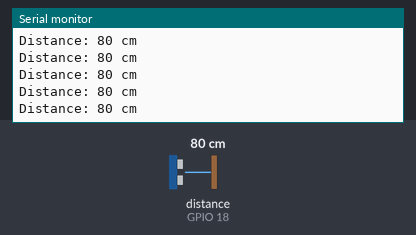
Bench run of a sketch on a simulated ESP32. On the bench: the last lines printed to the serial monitor. Wiring (inferred from the names in the program): ultrasonic range finder: trigger GPIO 5; echo GPIO 18. The test bench sets the inputs (shaded band); at power-on: distance to the obstacle (sensor on GPIO 18) 80 cm. The echo pulse lasts 58.3 µs per cm.

Above: at 1.7 s.
1.8 s: distance to the obstacle (sensor on GPIO 18) set to 2 cm
At 1.87 s:
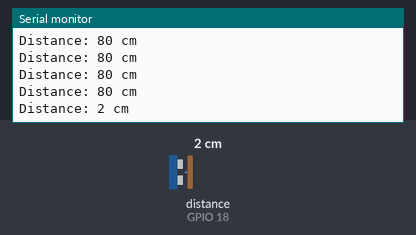
3.3 s: distance to the obstacle (sensor on GPIO 18) set to 4 cm
At 3.38 s:
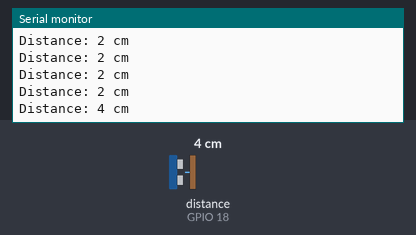
Timing chart, 0 to 6.3 s (numbered marks = the images above; inputs shaded):
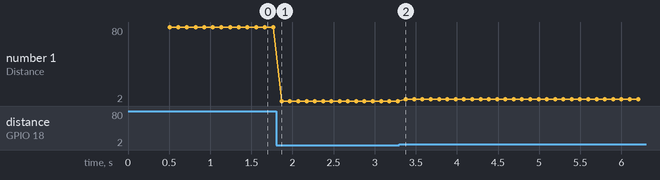

The sketch:

JSN-SR04T_Test.ino
```cpp
#define echoPin 18 // attach pin GPIO18 to pin Echo of JSN-SR04
#define trigPin 5  // attach pin GPIO5 ESP32 to pin Trig of JSN-SR04

long duration; // Time taken for the pulse to reach the receiver
int distance;

void setup()
{
  pinMode(trigPin, OUTPUT);
  pinMode(echoPin, INPUT);
  Serial.begin(9600);
  Serial.println("Distance measurement using JSN-SR04T");
  delay(500);
}

void loop()
{
  digitalWrite(trigPin, LOW);
  delayMicroseconds(2);

  digitalWrite(trigPin, HIGH); // turn on the Trigger to generate pulse
  delayMicroseconds(10); // keep the trigger "ON" for 10 ms to generate pulse
  digitalWrite(trigPin, LOW); // Turn off the pulse trigger to stop pulse

  // If pulse reached the receiver echoPin
  // become high Then pulseIn() returns the
  // time taken by the pulse to reach the receiver
  duration = pulseIn(echoPin, HIGH);
  distance = duration * 0.0344 / 2;

  Serial.print("Distance: ");
  Serial.print(distance);
  Serial.println(" cm");
  delay(100);
}
```

Measured:
- after the input at 1.8 s, the serial monitor: prints a new line after 0.07 s (image 1)
- after the input at 3.3 s, the serial monitor: prints a new line after 0.08 s (image 2)
- plotted number 1: 80 → 2 after the input at 1.8 s, 2 → 4 after the input at 3.3 s
